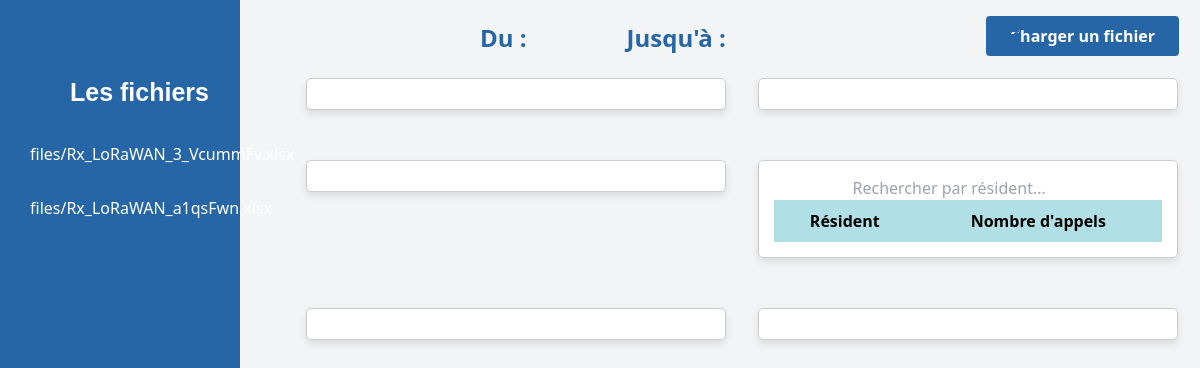
Before: /dashboard/ (signed in) with the older database file.
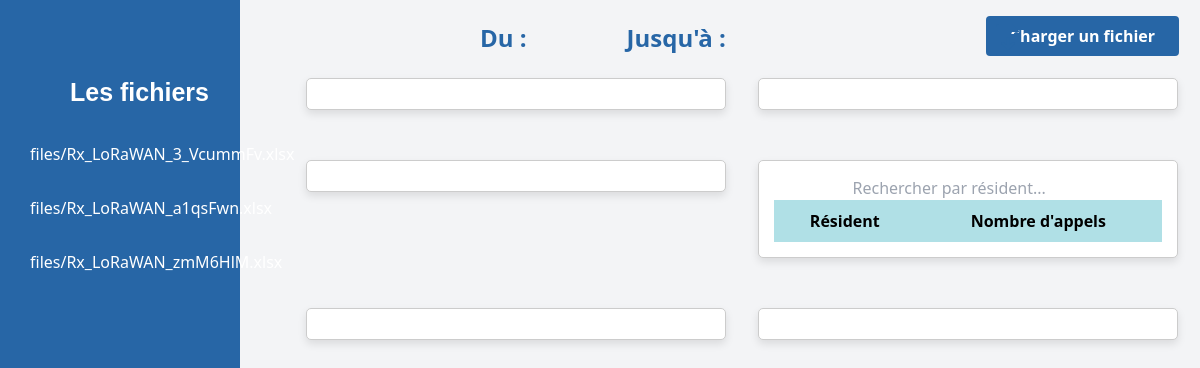
After: the same page with the newer database file.
### monsite/models.py (models this page shows)
class File(models.Model):
    start_date = models.CharField(max_length=50)
    end_date = models.CharField(max_length=50)
    file = models.FileField(upload_to='files/')

### monsite/views.py (the view)
def dash(request):
    files = File.objects.all()
    excel_data = []
    graph_html = ''
    graph_html3 = ''
    graph_calls_period_html = ''
    tableau_dynamique = None
    file_name = request.GET.get('file')
    start_date = request.GET.get('start_date')
    end_date = request.GET.get('end_date')
    print(start_date)
    print(end_date)
    if file_name:  # Check if file_name is not empty
        df1 = pd.read_excel("media/files/" + str(file_name), skiprows=1)
        excel_data.append(df1)
        for file in files:
            file.file = str(file.file).split('/')[-1] if '/' in str(file.file) else str(file.file).split('\\')[-1]
        combined_df = pd.concat(excel_data, ignore_index=True)
        combined_df['Day'] = combined_df['Date'].apply(lambda x: re.search(r'(\d+\s\w+)', x).group(0))
        combined_df['Time'] = combined_df['Date'].apply(lambda x: re.search(r'à\s(\d+:\d+)', x).group(1))
        combined_df['Sex'] = combined_df['Point d\'appel'].apply(extract_sex)
        combined_df['Time_Category'] = combined_df['Time'].apply(categorize_time)
        combined_df['Date'] = pd.to_datetime(combined_df['Date'], format='mixed', errors='coerce')
        calls_per_point_of_call = combined_df['Motif'].value_counts()
        graph_html3 = graphe3(calls_per_point_of_call)
        tableau_dynamique = creer_tableau_dynamique(combined_df)
        graph_html = plot_calls_per_day_and_time(combined_df)
        graph2_html = plot_time_vs_duration_scatter(combined_df)
        graph_html5 = plot_calls_duration_ranges(combined_df)
        graph_html6 = plot_calls_per_sex(combined_df)
        return render(request, 'stats.html', {
            'start_date': start_date,
            'end_date': end_date,
            'files': files,
            'table_data': '',
            'graph_html': graph_html,
            'graph2_html': graph2_html,
            'graph_calls_period_html': graph_calls_period_html,
            'graph_html3': graph_html3,
            'tableau_dynamique': tableau_dynamique,
            'graph_html5': graph_html5,
            'graph_html6': graph_html6,
        })
    else:
        return render(request, 'stats.html', {
            'files': files,
            'table_data': [],
            'graph_html': '',
            'graph_calls_period_html': '',
            'tableau_dynamique': '',
        })

### monsite/TimeoutLogoutMiddleware.py (called while the page is built, shortened)
    def __call__(self, request):
        response = self.get_response(request)
        if request.user.is_authenticated:
            last_activity_time_str = request.session.get('last_activity_time')
            request.session['last_activity_time'] = timezone.now().isoformat()
        else:
            if not request.resolver_match or request.resolver_match.url_name != 'login':
                return redirect('login')  # Change 'login' to your login URL name
        return response

### templates/stats.html (shortened to what this page needs)
<!DOCTYPE html>
<html lang="fr">
<head>
    {% load static %}
    <link href="https://cdn.jsdelivr.net/npm/tailwindcss@2.2.19/dist/tailwind.min.css" rel="stylesheet">
    <link rel="stylesheet" type="text/css" href="{% static 'css/stats.css' %}">
    <link rel="stylesheet" href="https://code.jquery.com/ui/1.12.1/themes/base/jquery-ui.css">
    <link href="https://cdnjs.cloudflare.com/ajax/libs/font-awesome/6.0.0-beta3/css/all.min.css" rel="stylesheet">
    <link rel="stylesheet" href="https://cdnjs.cloudflare.com/ajax/libs/font-awesome/6.0.0-beta3/css/all.min.css">
</head>
<body class="bg-gray-100">
    <div id="dates" class="dates">
        <p>Du : {{ start_date }}</p>
        <p>Jusqu'à : {{ end_date }}</p>
    </div>
    <div class="sidebar">
        <ul class="text-white">
            <p class="files-heading">Les fichiers</p>
            {% for file in files %}
            <li class="file-button">
                <span style="display: inline-block;">
                    <a href="{% url 'dash' %}?file={{ file.file }}&start_date={{ file.start_date }}&end_date={{ file.end_date }}">
                        <span class="filename">{{ file.file }}</span>
                    </a>
                </span>
            {% endfor %}
        </ul>
    </div>
    <div class="absolute top-0 right-0 mt-4 mr-4">
         <a href="upload">
          <button type="submit" style="
          background-color: #2766A6;
          transition: background-color 0.3s;
          margin-right: 5px;
        "
        class="text-white font-bold py-2 px-6 rounded"
        type="submit"
        onmouseover="this.style.backgroundColor='#3A92C5'"
        onmouseout="this.style.backgroundColor='#2766A6'">
            Charger un fichier
          </button>
        </a>
      </div>
      <i id="save-button" class="fas fa-file-download savebutton" title="Télécharger" style="cursor: pointer; font-size: 32px; color: #2766A6;"></i>
      <div id="graphs-content" class="flex flex-wrap justify-center mt-12">
        <div id="graph1" class="card mx-4 ml-custom">
        </div>
        <div id="graph2" class="card mx-4">
        </div>
        <div id="graph3" class="card mx-4 ml-custom">
        </div>
        <div id="graph4" class="card mx-4" style="overflow-x: auto;text-align: center;">
            <input type="text" id="searchInput" onkeyup="searchTable()" placeholder="Rechercher par résident...">
            <div style="max-height: 420px; overflow-y: auto;">
                <table border="1" id="residentTable">
                    <thead>
                        <tr>
                            <th>Résident</th>
                            <th>Nombre d'appels</th>
                        </tr>
                    </thead>
                </table>
            </div>
        </div>
        <div id="graph5" class="card mx-4 ml-custom">
        </div>
        <div id="graph6" class="card mx-4 ">
        </div>
    </div>
</body>
</html>

### static/css/stats.css (style rules this page uses)
.sidebar ul { list-style-type: none; padding-left: 0; padding:10%; }
.sidebar li { margin-bottom: 10px; }
.savebutton { position: absolute; top: 3%; left: 84%; transform: translateX(-50%); z-index: 1000; }
.dates { position: absolute; top: 20px; left: 40%; z-index: 1000; height: auto; color: #2766A6; display: flex; justify-content: space-between; gap: 100px; font-weight: bold; font-size: 24px; }
.dates p { margin: 0; }
.card { width: 35%; height:100%; margin-top: 30px; margin-bottom: 20px; padding:10%; background-color: #E9E6E6; border-radius: 8px; box-shadow: 0 4px 6px rgba(0, 0, 0, 0.1); }
.sidebar { background-color: #2766A6; width: calc(100vw /5); height: 100vh; position: fixed; left: 0; top: 0; padding-top: 50px; }
.sidebar ul { list-style-type: none; padding-left: 20px; }
.card { border: 1px solid #ccc; border-radius: 5px; padding: 15px; background-color: #fff; box-shadow: 0 4px 8px rgba(0, 0, 0, 0.1); margin-bottom: 20px; }
table { border-collapse: collapse; width: 100%; }
th, td { border: 1px solid #B0E0E6; padding: 8px; text-align: center; }
th { background-color: #B0E0E6; }
.ml-custom { margin-left: 300px; }
.sidebar p { color: white; font-weight: bold; font-size: 25px; margin-bottom: 20px; padding-left: 50px; font-family: Arial, sans-serif; }
.file-button a { display: block; padding: 10px; color: white; text-decoration: none; border-radius: 5px; }

Changed rows visible on the page:
added File: file "files/Rx_LoRaWAN_zmM6HlM.xlsx"
